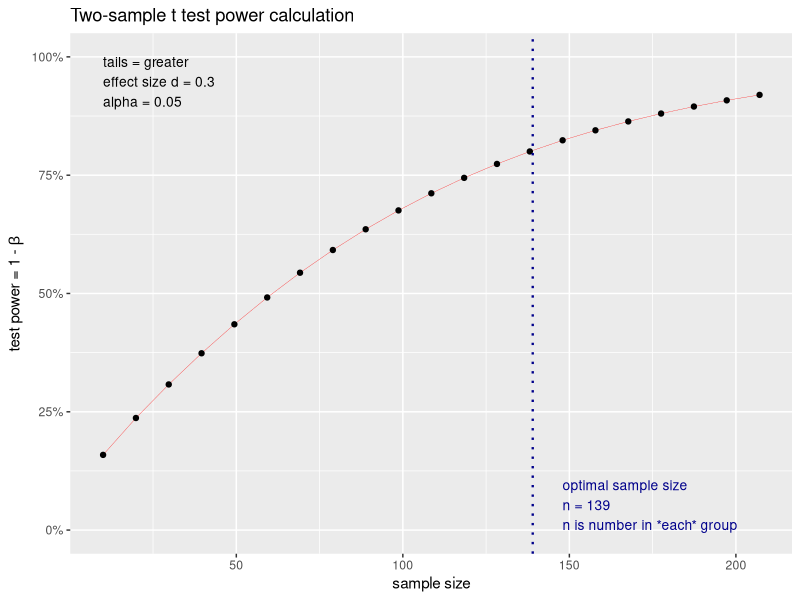
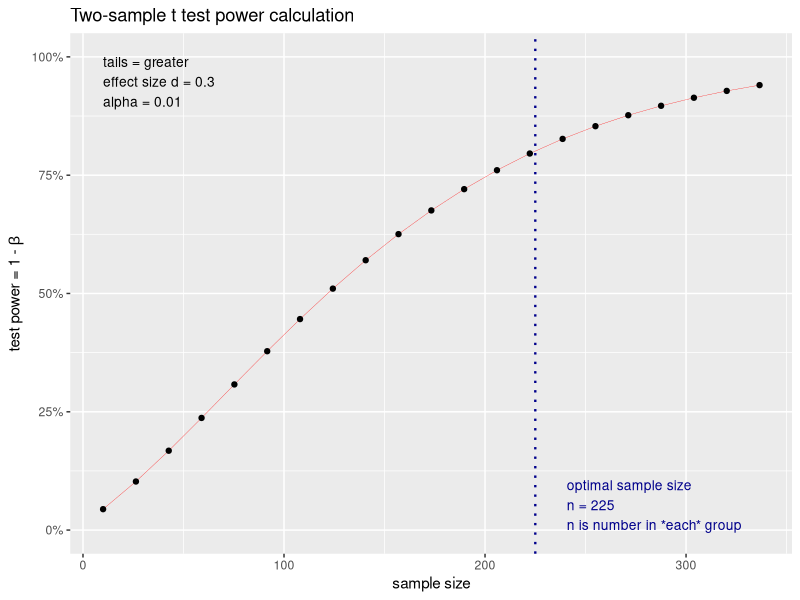
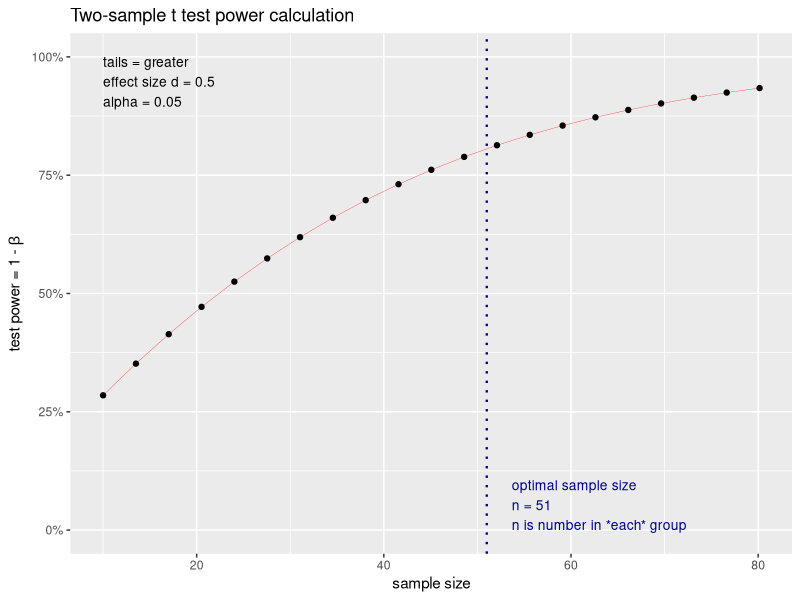
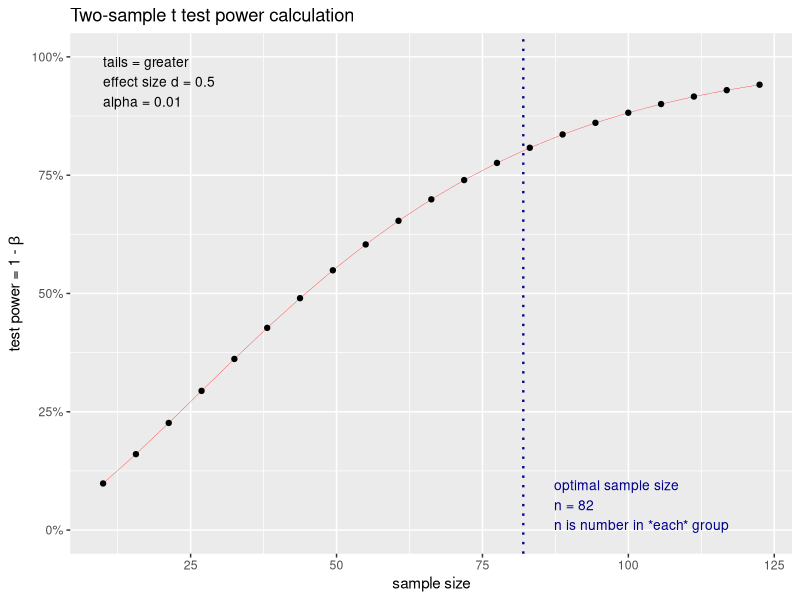

The R script that drew these images, in order:
## ---- chunk 1
library(pwr)
## ---- chunk 2
power1 <- pwr.t.test(n=NULL, power = 0.8, d = 0.3, sig.level = 0.05,
                     type = "two.sample", alternative = "greater")
plot(power1)
## ---- chunk 3
power2 <- pwr.t.test(n=NULL, power = 0.8, d = 0.3, sig.level = 0.01,
                     type = "two.sample", alternative = "greater")
plot(power2)
## ---- chunk 4
power3 <- pwr.t.test(n=NULL, power = 0.8, d = 0.5, sig.level = 0.05,
                     type = "two.sample", alternative = "greater")
plot(power3)
## ---- chunk 5
power4 <- pwr.t.test(n=NULL, power = 0.8, d = 0.5, sig.level = 0.01,
                     type = "two.sample", alternative = "greater")
plot(power4)
